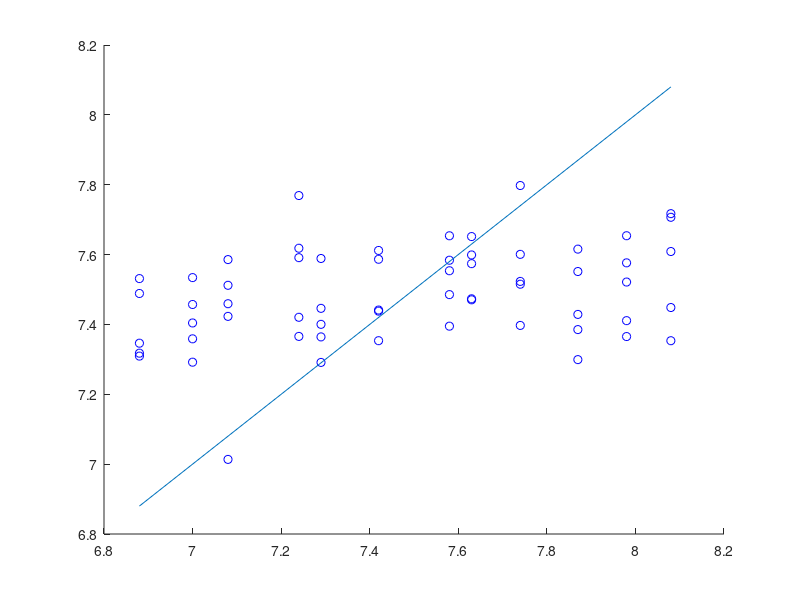
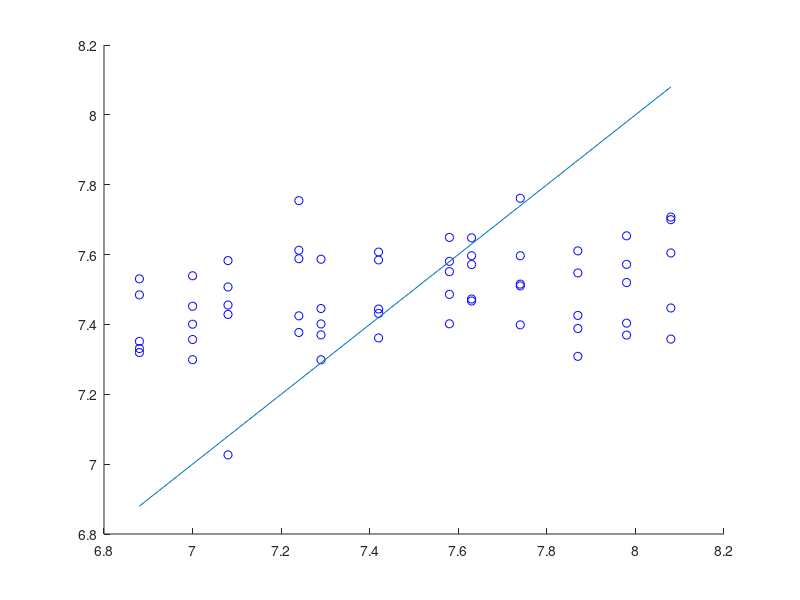
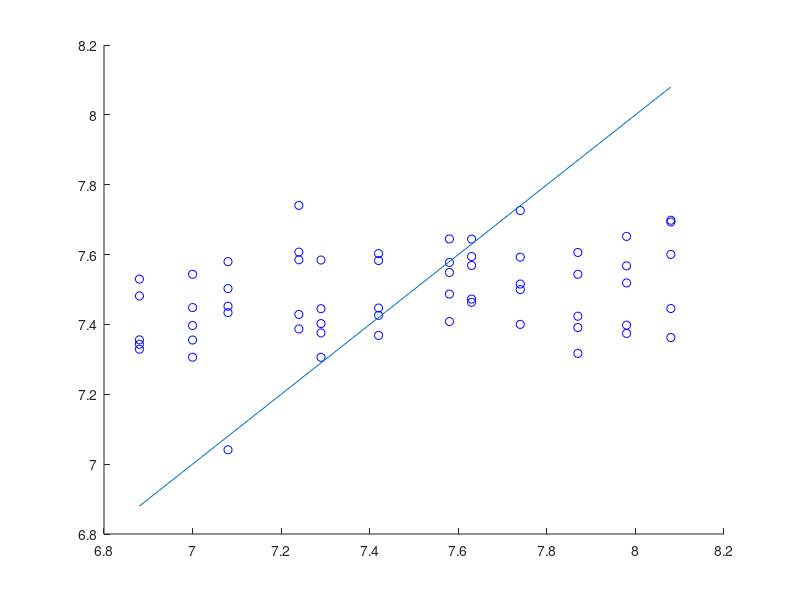
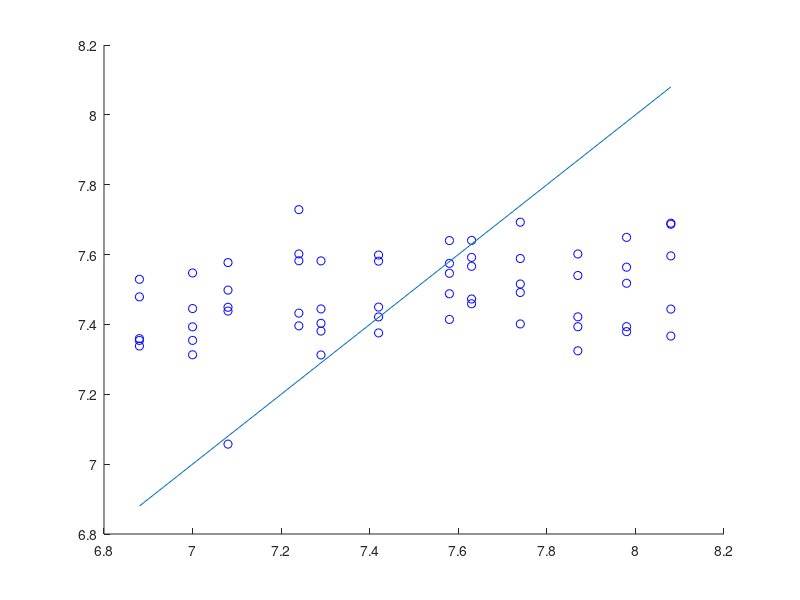

These charts were generated, in order, by the following MATLAB code:

clear; close all; clc


nlevels = 12;
nreps = 5;

load samples_chip1_new;
load pH2;

featurenum = size(X, 1);

X = X';
sumup = sum(X,2);
X = bsxfun(@rdivide,X,sumup);

[PCALoadings,PCAScores] = pca(X);
X = X * PCALoadings(:,1:9);

%% Evaluation
% Divide dataset into training set and testing set and evaluate the model.
load index;

sigma = 0.0021:0.0001:0.004;
sigmacnt = size(sigma,2);
%v = zeros(compcnt*nreps, featurenum);

nsq = sum(X.^2,2);
K = bsxfun(@minus,nsq,(2*X)*X.');
K = bsxfun(@plus,nsq.',K);

for k = 1:sigmacnt
    tot = 0;
    figure('name', num2str(sigma(k),'Kernel regression with sigma = %d'));
    hold on;
    
    for i = 1:nreps
        test = (indices == i); train = ~test;
        Xtrain = X(train,:);
        pHtrain = pH(train);
        Xtest = X(test,:);
        pHtest = pH(test);

        curK = exp(-K ./ (sigma(k) ^ 2));
        curK = curK(test, train);
        
        wsum = bsxfun(@times, curK, pHtrain');
        predict = sum(wsum,2) ./ sum(curK,2);
        
        plot(pHtest, predict,'bo');
        
        
        SMSE = (sum((predict - pHtest) .^ 2) / sum((pHtest - mean(pHtest)) .^ 2));
        tot = tot + SMSE;
    end
    lx = [min(pHtest) max(pHtest)];
    ly = lx;
    plot(lx, ly);
    hold off;

    fprintf('The average of SMSE with sigma = %d is %f\n', sigma(k), tot / nreps);
end
